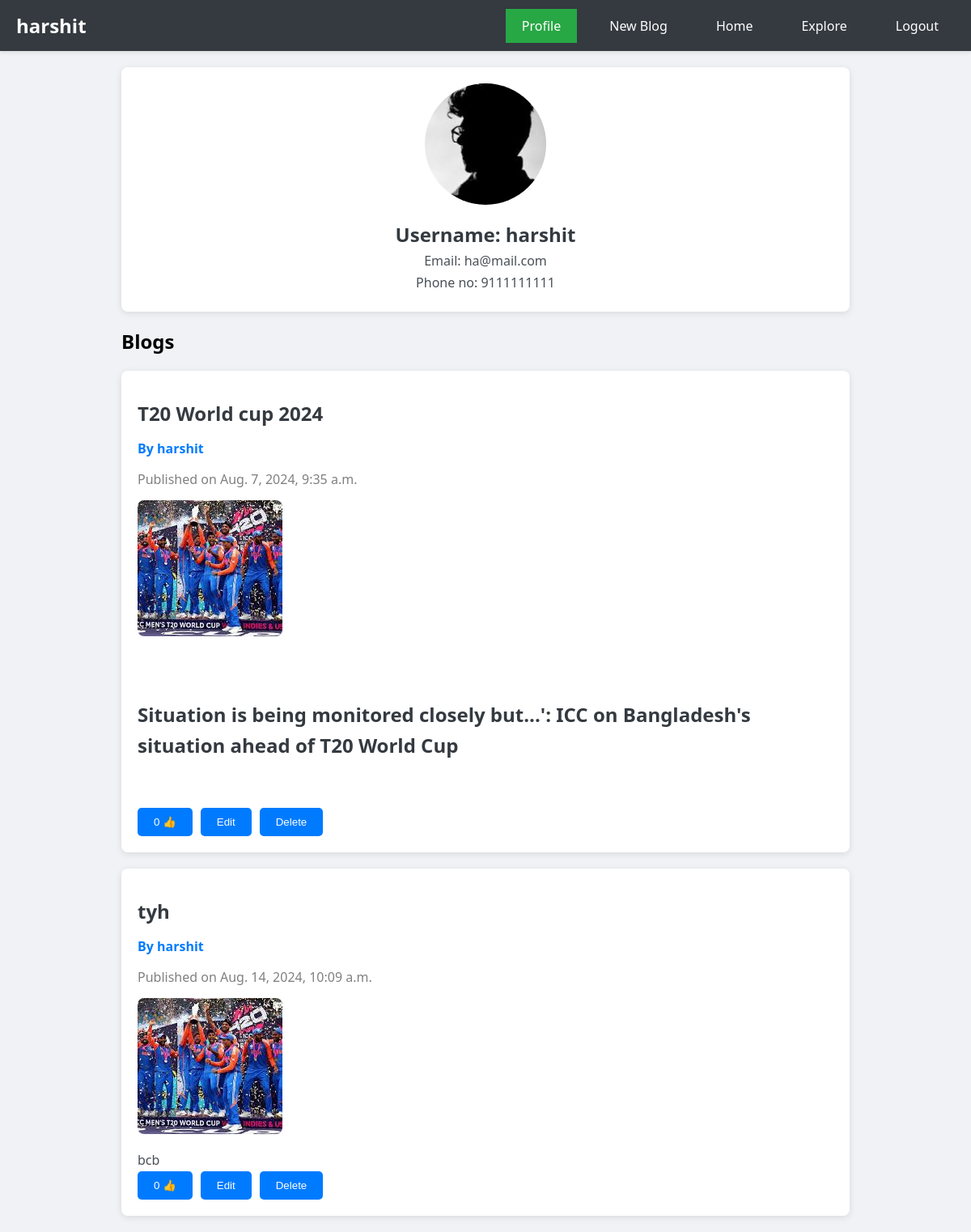
/profile/ (signed in), run on the app's committed database.
### blogging/models.py (models this page shows, shortened)
class CustomUser(AbstractUser):
    phone_number = models.CharField(max_length=10)
    profile_picture = models.ImageField(upload_to='media')

class Blog(models.Model):
    author = models.ForeignKey(CustomUser,on_delete=models.CASCADE,related_name='blogs')
    title = models.CharField(max_length=100)
    content = FroalaField()
    image = models.ImageField(upload_to='media')
    created_at = models.DateTimeField(auto_now_add=True)
    updated_to = models.DateTimeField(auto_now=True)

### blogging/views.py (the view)
# urls.py: path('profile/',profile_view,name='profile_view'),
@login_required
def profile_view(request):
    user_blogs = Blog.objects.filter(author=request.user)
    return render(request, "blogging/profile.html", {"user_blogs": user_blogs})

### blogging/templates/blogging/profile.html (shortened to what this page needs)
<!-- {% load static %}
 {% load static %}
 <!DOCTYPE html>
 <html lang="en">
 <head>
 </head>
 <body>
     <nav class="navbar">
         <div class="navbar-brand">
             <a href="{% url 'home' %}">{% if user.is_authenticated %}{{ request.user }}{% else %}My Blog{% endif %}</a>
         </div>
         <ul class="navbar-nav">
             <li class="nav-item profile-nav-item"><a href="{% url 'profile_view' %}">Profile</a></li>
             <li class="nav-item"><a href="{% url 'new_blog' %}">New Blog</a></li>
             <li class="nav-item"><a href="{% url 'home' %}">Home</a></li>
             <li class="nav-item"><a href="{% url 'explore' %}">Explore</a></li>
             {% if user.is_authenticated %}
                 <li class="nav-item"><a href="{% url 'log_out' %}">Logout</a></li>
             {% else %}
                 <li class="nav-item"><a href="{% url 'login_page' %}">Login</a></li>
                 <li class="nav-item"><a href="{% url 'register_page' %}">Register</a></li>
             {% endif %}
         </ul>
     </nav>
     <div class="container">
         <div class="bio-card">
             <img src="{{ user.profile_picture.url }}" alt="Profile Picture">
             <h1>Username: {{ user }}</h1>
             <p>Email: {{ user.email }}</p>
             <p>Phone no: {{ user.phone_number }}</p>
         </div>
         <h2>Blogs</h2>
         {% for blog in user_blogs %}
             <div class="blog-post">
                 <h1>{{ blog.title }}</h1>
                 <p class="author">By <a href="#">{{ blog.author }}</a></p>
                 <p class="created_at">Published on {{ blog.created_at }}</p>
                 <img src="/media/{{ blog.image }}" alt="{{ blog.title }}">
                 <div class="content">{{ blog.content|safe }}</div>
                 <div class="btn-group">
                     <a href="{% url 'like_post' blog.id %}"><button class="btn-primary">{{ blog.likes.count }} &#128077;</button></a>
                     <a href="{% url 'edit_blog' blog.id %}"><button class="btn-primary">Edit</button></a>
                     <a href="{% url 'delete_blog' blog.id %}"><button class="btn-primary">Delete</button></a>
                 </div>
             </div>
         {% endfor %}
     </div>
 </body>
 </html>

### blogging/templates/blogging/profile.html (style rules this page uses)
body { font-family: 'Segoe UI', Tahoma, Geneva, Verdana, sans-serif; background-color: #f0f2f5; margin: 0; padding: 0; }
.navbar { background-color: #343a40; color: white; padding: 15px 20px; display: flex; justify-content: space-between; align-items: center; box-shadow: 0 2px 4px rgba(0, 0, 0, 0.1); }
.navbar-brand a { color: white; text-decoration: none; font-size: 1.5em; font-weight: bold; }
.navbar-nav { list-style: none; display: flex; gap: 20px; margin: 0; padding: 0; }
.nav-item a { color: white; text-decoration: none; padding: 10px 20px; transition: background-color 0.3s; }
.profile-nav-item a { background-color: #28a745; color: white; }
.container { max-width: 900px; margin: 20px auto; padding: 0 15px; }
.bio-card { background: #fff; padding: 20px; border-radius: 8px; box-shadow: 0 2px 8px rgba(0, 0, 0, 0.1); margin-bottom: 20px; text-align: center; }
.bio-card img { border-radius: 50%; width: 150px; height: 150px; object-fit: cover; margin-bottom: 15px; }
.bio-card h1 { margin: 0; font-size: 1.5em; color: #343a40; }
.bio-card p { margin: 5px 0; font-size: 1em; color: #495057; }
.blog-post { background: #fff; margin-bottom: 20px; padding: 20px; border-radius: 8px; box-shadow: 0 2px 8px rgba(0, 0, 0, 0.1); }
.blog-post h1 { margin-bottom: 10px; font-size: 1.5em; color: #343a40; }
.blog-post img { max-width: 100%; height: auto; margin-bottom: 15px; border-radius: 8px; }
.blog-post .author { font-weight: bold; margin-bottom: 5px; color: #007bff; }
.blog-post .author a { text-decoration: none; color: inherit; }
.blog-post .created_at { color: gray; margin-bottom: 15px; }
.blog-post .content { font-size: 1em; line-height: 1.6; color: #495057; }
.btn-group { display: flex; gap: 10px; }
.btn-primary { background-color: #007bff; color: white; border: none; padding: 10px 20px; border-radius: 5px; cursor: pointer; transition: background-color 0.3s; }

### data on the page
CustomUser: user "harshit", profile_picture (picture), username "harshit", email "ha@mail.com", phone_number "9111111111"
Blog: title "T20 World cup 2024", author "harshit", created_at "Aug. 7, 2024, 9:35 a.m.", image (picture), content "Situation is being monitored closely but...': ICC on Bangladesh's situation ahead of T20 World Cup", likes.count "0"
Blog: title "tyh", author "harshit", created_at "Aug. 14, 2024, 10:09 a.m.", image (picture), content "bcb", likes.count "0"
